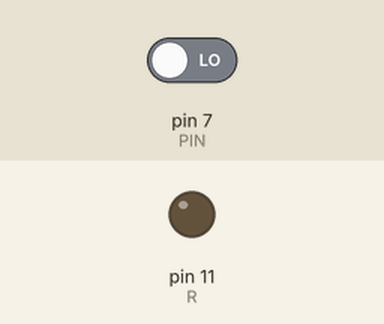
This sketch was run on a simulated Arduino Uno, built with avr-gcc and run on an emulated ATmega328P. Parts: output pins drawn as LEDs (lit = HIGH). The test bench sets the inputs (shaded band); at power-on: pin 7 (PIN) LOW.

Above: at 1.2 s.
1.3 s: pin 7 (PIN) driven HIGH
At 2.5 s:
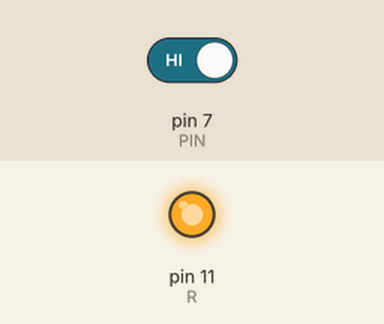
2.8 s: pin 7 (PIN) driven LOW
At 3.7 s:
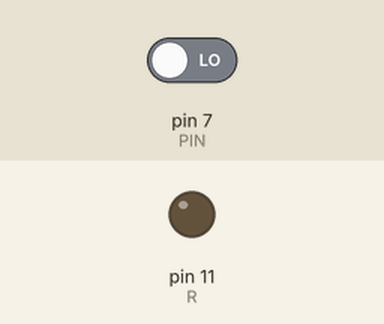
Timing chart, 0 to 5.8 s (numbered marks = the images above; inputs shaded):
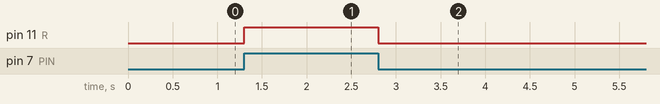

The sketch:

Sencer.ino
```cpp
const int PIN = 7;
const int R = 11;

void setup() {
  pinMode(R, OUTPUT);
  pinMode(PIN, INPUT);
  // Serial.begin(9600);
}

void loop() {
  if (digitalRead(PIN) == HIGH)
  {
    digitalWrite(R, HIGH);
  }
  else
  {
    digitalWrite(R, LOW);
  }
}
```

Measured:
- after the input at 1.3 s, pin 11 (R): LOW → HIGH at once
- after the input at 2.8 s, pin 11 (R): HIGH → LOW at once
